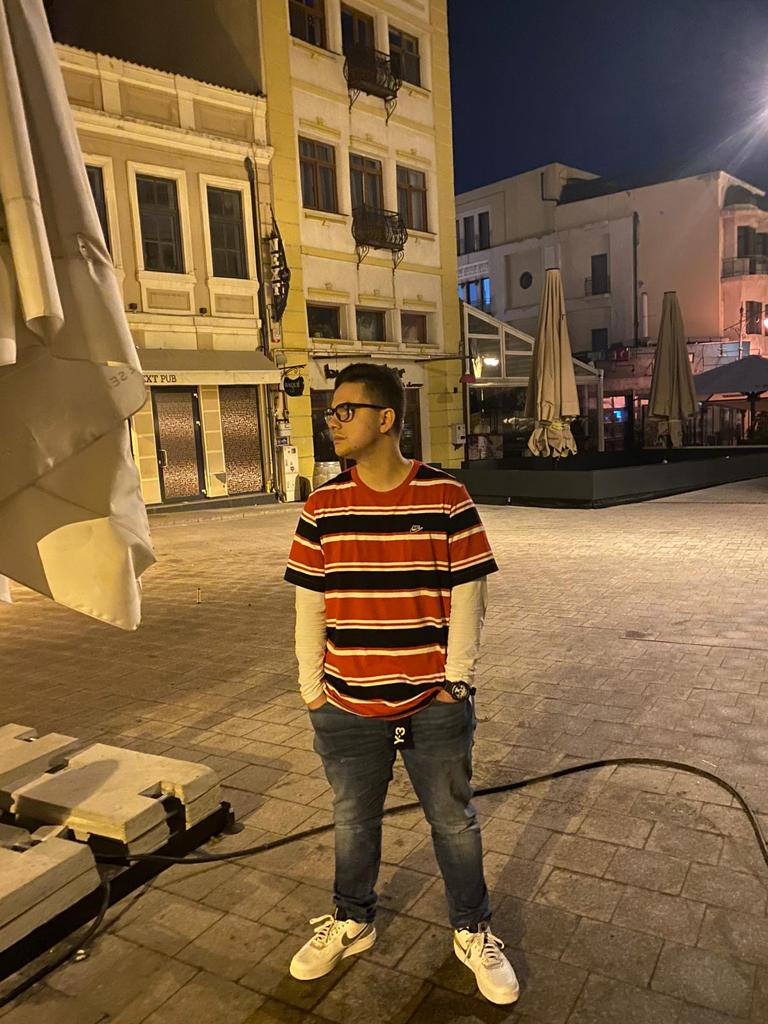
#> input picture Dezvoltarea Aplicațiilor Web/imagine5.jpg, 768 x 1024 px; its folder holds only this picture in this run
$ python -i 'GUI+ Funcționalități „CV”.py'   (imports and definitions only)
#> lines starting #> are read from the running program, lines starting #| are printed output that depends on the picture
import cv2
import numpy as np
from tkinter import *
from PIL import ImageTk, Image
from tkinter import Tk
from tkinter import Button
from tkinter import Label
from tkinter import Image
from tkinter.constants import DISABLED
from PIL import Image
from tkinter import filedialog
import imutils
import cv2 as cv

# [1 line not run here, left out]

def SelectImage():

    path_image = filedialog .askopenfilename()
#> the answer given: ../../Dezvoltarea Aplicațiilor Web/imagine5.jpg

    if len(path_image) > 0:
        global image
        image = cv2.imread(path_image, -1)
#> image is the input picture: shape (1024, 768, 3); mean B, G, R 64.3, 97.4, 124.9
        image = imutils.resize(image, height=200)
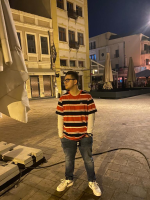
#> image: shape (200, 150, 3); mean B, G, R 64.3, 97.4, 124.9

        imageToShow=imutils.resize(image, width=200)
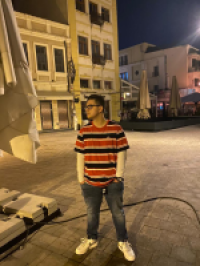
#> imageToShow: shape (266, 200, 3); mean B, G, R 64.2, 97.3, 124.8
        imageToShow= cv2.cvtColor(imageToShow, cv2.COLOR_BGR2RGB)
        im = Image.fromarray(imageToShow)
        img = ImageTk.PhotoImage(image=im)

#> (the run stopped early here; a loop or call above may not have finished)
